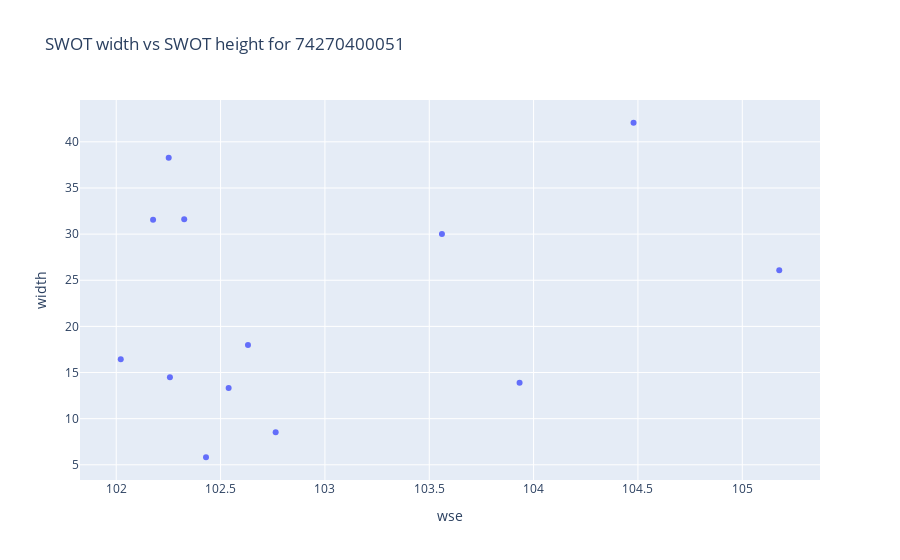

Here is the notebook cell this chart was saved with:
### Markdown cell above
## 3. Data quality: look at scatters of SWOT data vs gage Q, and other metrics

### Code cell
fig = px.scatter(df, x='wse', y='width',title='SWOT width vs SWOT height for '+reachid)
fig.show()

### Figure 1 — Plotly figure (JSON) as saved in the notebook; plotly's stock layout.template omitted (floating-point values rounded to 4 significant figures)
{"data": [{"hovertemplate": "wse=%{x}<br>width=%{y}<extra></extra>", "legendgroup": "", "marker": {"color": "#636efa", "symbol": "circle"}, "mode": "markers", "name": "", "orientation": "v", "showlegend": false, "type": "scatter", "x": [103.9, 102.4, 102.5, 102.3, 102.8, 103.6, 104.5, 102.3, 102.0, 102.6, 102.2, 102.3, 105.2], "xaxis": "x", "y": [13.89, 5.819, 13.31, 31.61, 8.533, 30.02, 42.07, 38.27, 16.44, 17.98, 31.56, 14.5, 26.08], "yaxis": "y"}], "layout": {"autosize": true, "legend": {"tracegroupgap": 0}, "title": {"text": "SWOT width vs SWOT height for 74270400051"}, "xaxis": {"anchor": "y", "autorange": true, "domain": [0, 1], "range": [101.8, 105.4], "title": {"text": "wse"}, "type": "linear"}, "yaxis": {"anchor": "x", "autorange": true, "domain": [0, 1], "range": [2.828, 45.06], "title": {"text": "width"}, "type": "linear"}}}
